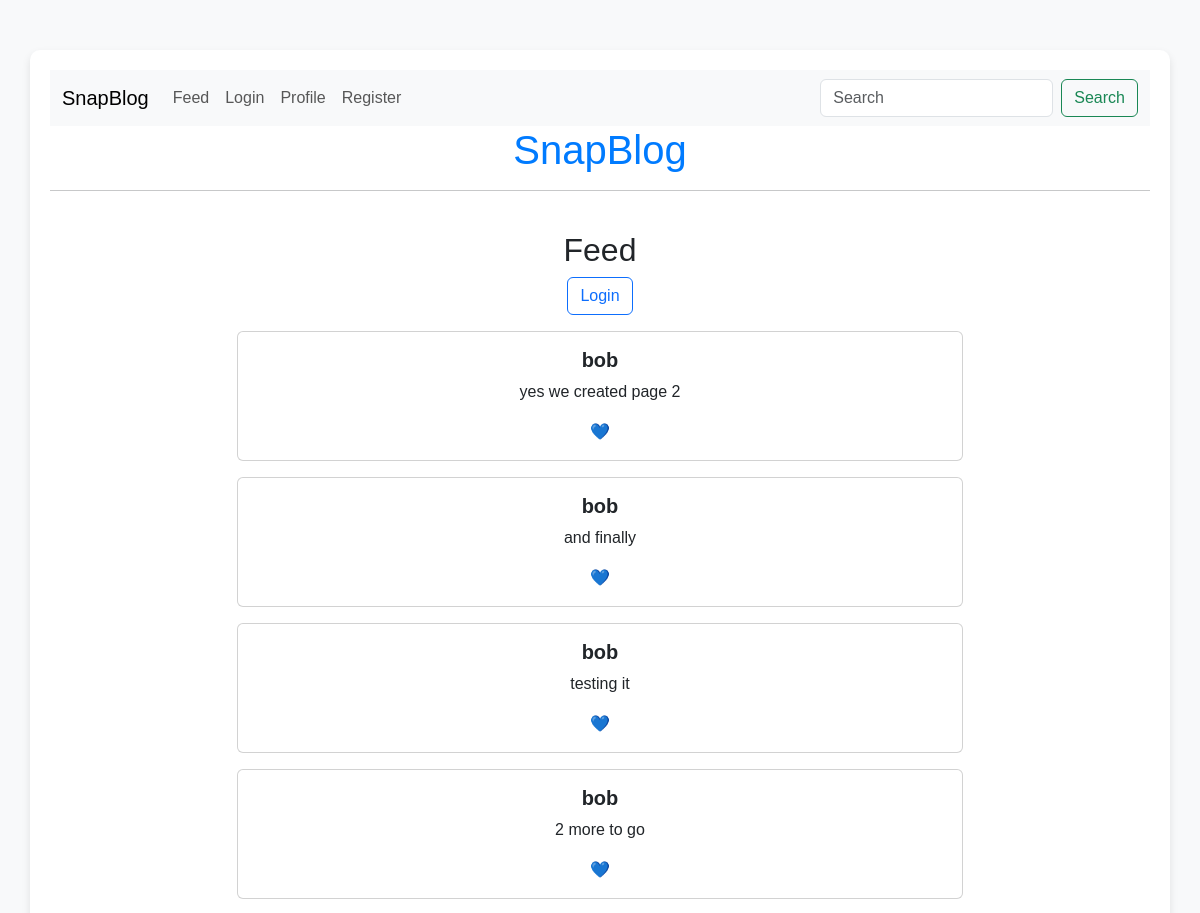
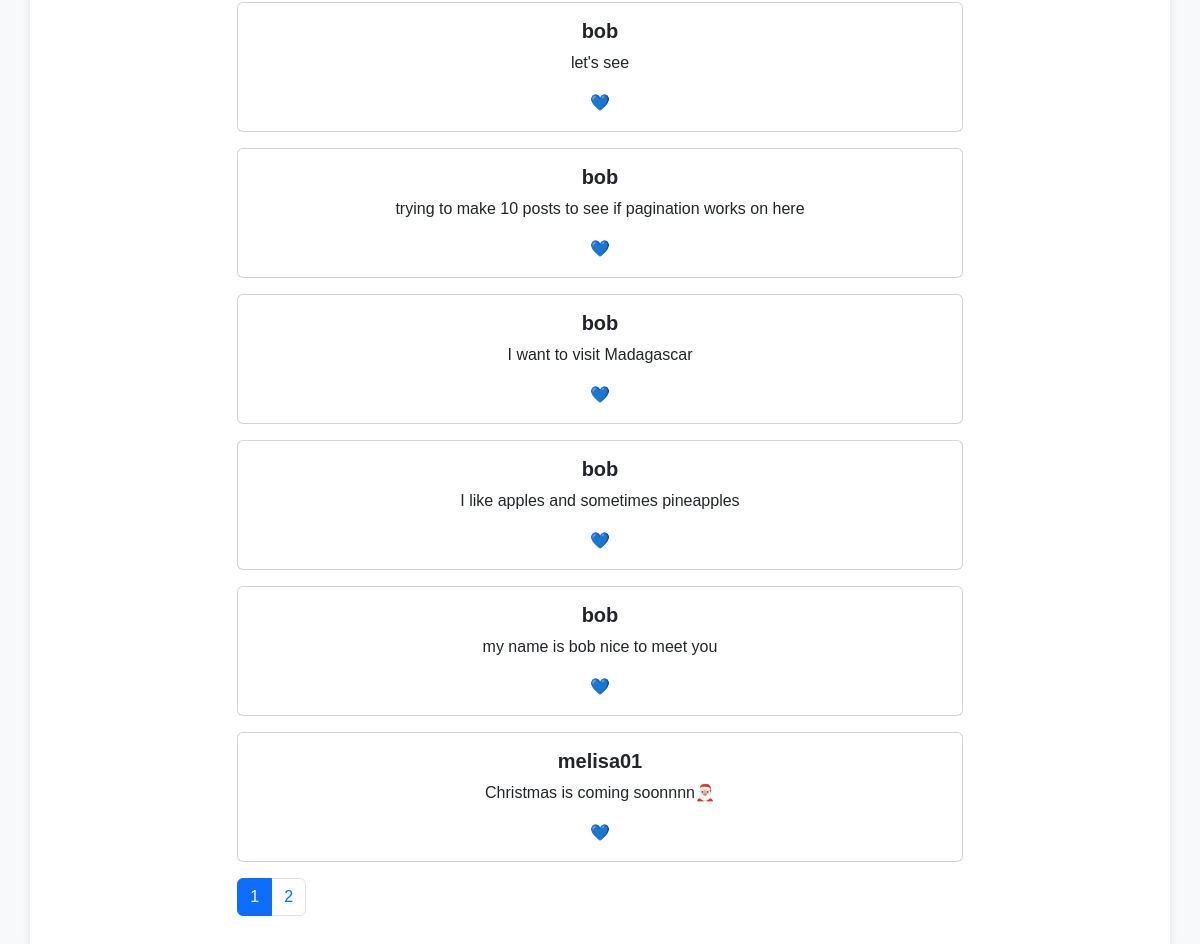
The app's page /feed with its own data (2 pictures, top to bottom).
### tables this page shows
CREATE TABLE tweets
                    (id INTEGER PRIMARY KEY AUTOINCREMENT,
                     users_id INTEGER,
                     content TEXT,
                     likes INTEGER,
                     FOREIGN KEY(users_id) REFERENCES users(id));

CREATE TABLE users 
                    (id INTEGER PRIMARY KEY AUTOINCREMENT, 
                    username TEXT, 
                    password TEXT,
                    birthdate TEXT);

### server.py (the view)
@app.route("/feed")
def feed():
    check_loggedin_user()
    page = request.args.get('page', 1, type=int)
    tweets_per_page = 10
    tweets = get_all_tweets()
    total_tweets = len(tweets)
    total_pages = (total_tweets + tweets_per_page - 1) // tweets_per_page
    start_index = (page - 1) * tweets_per_page
    end_index = start_index + tweets_per_page
    tweets_to_display = tweets[start_index:end_index]
    return render_template('feed.html', tweets=tweets_to_display, total_pages=total_pages, page=page)

### database.py (called while the page is built)
def get_db_connection():
    con = sqlite3.connect('twitter.db')
    return con

def get_all_tweets():
    con = get_db_connection()
    cursor = con.cursor()
    cursor.execute("SELECT * FROM tweets INNER JOIN users ON users.id=tweets.users_id ORDER BY tweets.id DESC")
    result = cursor.fetchall()
    tweets = []
    for row in result:
        tweets.append(row)
    return tweets

### server.py (called while the page is built)
def check_loggedin_user():
    username = session.get("username")
    if username is None:
        g.user = None
    else:
        g.user = get_user(username)

### templates/feed.html
{% extends 'base.html' %}
{% block content %}
    <div class="row">
        <div class="col-md-8 offset-md-2">
            <h2 class="mt-4">Feed</h2>
            {% if g.user %}
                <h3>User: {{ g.user[1] }}</h3>
                <a href="/logout" class="btn btn-outline-primary">Logout</a>
                <div class="mt-3">
                    <form method="post" action="/tweet">
                        <div class="input-group mb-3">
                            <input type="text" name="tweet" class="form-control" placeholder="Tweet something" />
                            <button type="submit" class="btn btn-primary">Send</button>
                        </div>
                    </form>
                </div>
            {% else %}
                <a href="/login" class="btn btn-outline-primary">Login</a>
            {% endif %}
            {% for tweet in tweets %}
                <div class="card mt-3">
                    <div class="card-body">
                        <h5 class="card-title"><b>{{ tweet[5] }}</b></h5>
                        {% if tweet[2]|length > 140 %}
                            <p class="card-text">{{ tweet[2][:140] }}...</p>
                        {% else %}
                            <p class="card-text">{{ tweet[2] }}</p>
                        {% endif %}
                        <p class="card-text">
                            {% if tweet[3] > 0 %}
                                <span>&#129505;</span>
                            {% else %}
                                <span>&#128153;</span>
                            {% endif %}
                        </p>
                    </div>
                </div>
            {% endfor %}
            <div class="row mt-3">
                <div class="col-md-12">
                    <nav aria-label="Page navigation">
                        <ul class="pagination">
                            {% for i in range(1, total_pages + 1) %}
                                <li class="page-item {% if i == page %}active{% endif %}">
                                    <a class="page-link" href="?page={{ i }}">{{ i }}</a>
                                </li>
                            {% endfor %}
                        </ul>
                    </nav>
                </div>
            </div>
        </div>
    </div>
{% endblock %}"

### templates/base.html (shortened to what this page needs)
<!DOCTYPE html>
<html lang="en">
<head>
    <link rel="stylesheet" href="https://cdn.jsdelivr.net/npm/bootstrap@5.3.2/dist/css/bootstrap.min.css">
</head>
<body>
    <div class="container">
        <nav class="navbar navbar-expand-lg bg-body-tertiary">
            <div class="container-fluid">
                <a class="navbar-brand" href="/feed">SnapBlog</a>
                <div class="collapse navbar-collapse" id="navbarSupportedContent">
                    <ul class="navbar-nav me-auto mb-2 mb-lg-0">
                        <li class="nav-item">
                            <a class="nav-link" href="/feed">Feed</a>
                        </li>
                        <li class="nav-item">
                            <a class="nav-link" href="/login">Login</a>
                        </li>
                        <li class="nav-item">
                            <a class="nav-link" href="/profile">Profile</a>
                        </li>
                        <li class="nav-item">
                            <a class="nav-link" href="/register">Register</a>
                        </li>
                    </ul>
                    <form class="d-flex" role="search">
                        <input class="form-control me-2" type="search" placeholder="Search" aria-label="Search">
                        <button class="btn btn-outline-success" type="submit">Search</button>
                    </form>
                </div>
            </div>
        </nav>
        <h1>SnapBlog</h1>
        <hr>
        {% block content %}{% endblock %}
    </div>
</body>
</html>

### templates/base.html (style rules this page uses)
body { background-color: #f8f9fa; font-family: 'Arial', sans-serif; }
.container { margin-top: 50px; text-align: center; padding: 20px; border-radius: 10px; box-shadow: 0 4px 8px rgba(0, 0, 0, 0.1); background-color: #ffffff; }
h1 { color: #007bff; }

### records on screen
tweets: username "bob", content "yes we created page 2"
tweets: username "bob", content "and finally"
tweets: username "bob", content "testing it"
tweets: username "bob", content "2 more to go"
tweets: username "bob", content "let's see"
tweets: username "bob", content "trying to make 10 posts to see if pagination works on here"
tweets: username "bob", content "I want to visit Madagascar"
tweets: username "bob", content "I like apples and sometimes pineapples"
tweets: username "bob", content "my name is bob nice to meet you"
tweets: username "melisa01", content "Christmas is coming soonnnn🎅🏼"

### other values on screen
{{ i }} "1" "2"
